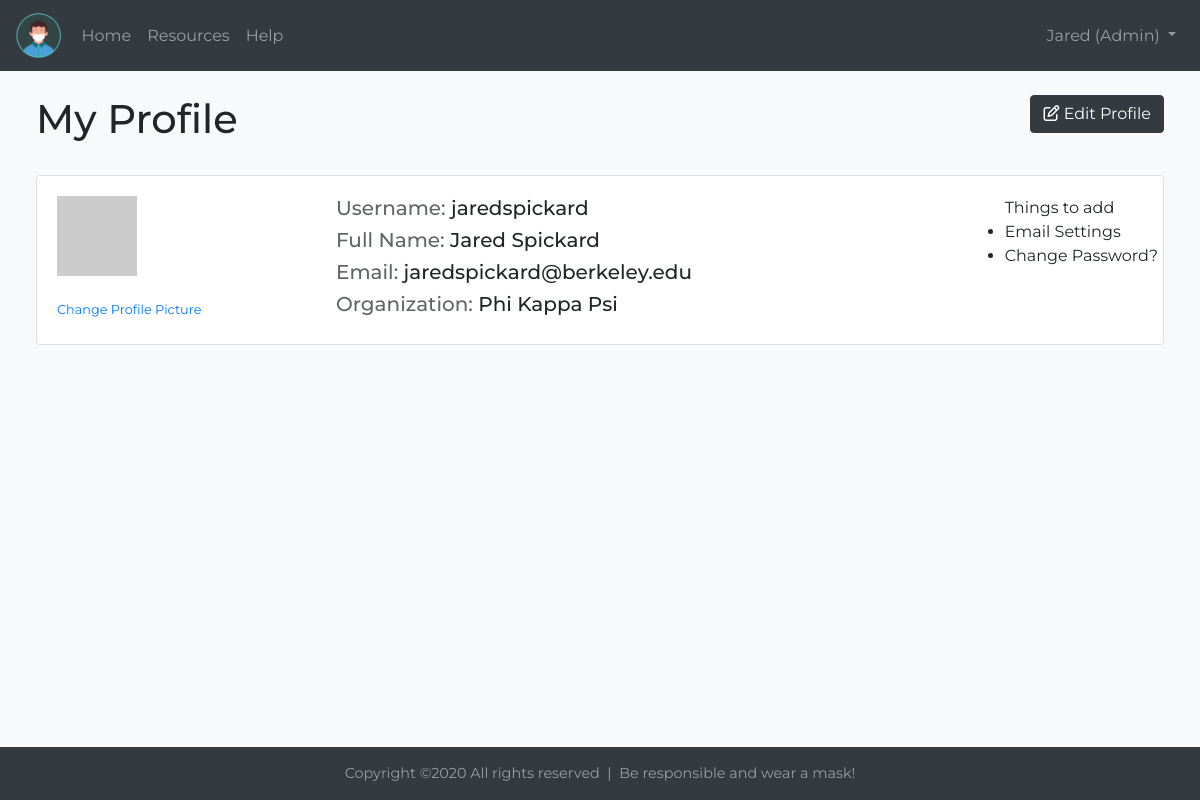
The app's page /profile (signed in) with its own data.
### main.py (models this page shows, shortened)
class User(UserMixin, db.Model):
    id = db.Column(db.Integer, primary_key=True)
    organization = db.Column(db.String(64), index=True) # phi kappa psi, delta gamma, etc
    is_admin = db.Column(db.Boolean, index=True, default=False) # boolean representing whether they're an admin
    username = db.Column(db.String(64), index=True, unique=True)
    first_name = db.Column(db.String(64), index=True)
    last_name = db.Column(db.String(64), index=True)
    email = db.Column(db.String(120), index=True, unique=True)
    password_hash = db.Column(db.String(128))
    is_verified = db.Column(db.Boolean()) # plan to delete this when I switch to Postgres
    covid_tests = db.relationship('CovidTest', backref='user', lazy='dynamic') # declares a one to many relationship between users and covid tests
    def avatar(self, size):
        digest = md5(self.email.lower().encode('utf-8')).hexdigest()
        return 'https://www.gravatar.com/avatar/{}?d=identicon&s={}'.format(digest, size)

### main.py (the view)
@app.route('/profile', methods=['GET', 'POST'])
@login_required
def profile():
    form = EditProfileForm()
    if form.validate_on_submit():
        user = User.query.filter_by(id=current_user.id).first()
        user.username = form.username.data
        user.email = form.email.data
        user.first_name = form.first_name.data
        user.last_name = form.last_name.data
        db.session.commit()
        flash('Your profile has been updated.')
        return redirect(url_for('profile'))
    elif request.method == 'GET': # else if its a get request...
        form.username.data = current_user.username
        form.email.data = current_user.email
        form.first_name.data = current_user.first_name
        form.last_name.data = current_user.last_name
    return render_template('profile.html', title='My Profile', form=form)

### main.py (called while the page is built)
@login.user_loader
def load_user(id):
    return User.query.get(int(id))

### templates/profile.html (shortened to what this page needs)
{% extends "base.html" %}
{% block content %}
<br>
<div class="page-content mx-auto">
    <div class="row mb-4">
        <div class="col" style="text-align:left">
            <h1>My Profile</h1>
        </div>
        <div class="col" style="text-align:right">
            <button type="button" class="btn btn-dark btn-icon my-auto" data-toggle="modal" data-target="#editProfileModal">
                <span class="btn-inner--icon"><i class="far fa-edit"></i></span>
                <span class="btn-inner--text">Edit Profile</span>
            </button>
        </div>
    </div>
    <div class="card">
        <div class="card-body mb-0">
            <div class="row">
                <div class="col col-lg-3 col-md-3 col-sm-3 col-12">
                    <img src="{{ current_user.avatar(128) }}"><br><br>
                    <a href="https://en.gravatar.com"><small>Change Profile Picture</small></a>
                </div>
                <div class="col" style="text-align:left">
                    <h5><span style="opacity: 0.7;"> Username: </span>{{ current_user.username }}</h5>
                    <h5><span style="opacity: 0.7;"> Full Name: </span>{{ current_user.first_name }} {{ current_user.last_name }}</h5>
                    <h5><span style="opacity: 0.7;"> Email: </span>{{ current_user.email }}</h5>
                    <h5><span style="opacity: 0.7;"> Organization: </span>{{ current_user.organization }}</h5>
                </div>
                <ul> Things to add
                    <li>Email Settings</li>
                    <li>Change Password?</li>
                </ul>
            </div>
        </div>
    </div>
</div>
<br>
{% endblock %}

### templates/base.html (shortened to what this page needs)
<html>
<head>
    <link rel="stylesheet" href="https://stackpath.bootstrapcdn.com/bootstrap/4.5.0/css/bootstrap.min.css">
    <link rel="stylesheet" href="{{ url_for('static', filename='css/style.css') }}" type="text/css">
</head>
<body style="font-family:Montserrat; text-align:center" class="bg-light">
    <div class="accomodate-footer">
    <nav class="navbar navbar-expand-lg navbar-dark bg-dark">
        <a class="navbar-brand" href="{{ url_for('index') }}" style="margin:0rem">
            <img style="max-width: 45px;" src="{{ url_for('static', filename='images/mask.png') }}">
        </a>
        <div class="collapse navbar-collapse" id="navbarSupportedContent">
            {% if current_user.is_anonymous %}
            <h3 class="mb-0" style="color: rgba(255,255,255,.7)">COVID 19 Testing Tracker</h3>
            {% else %}
            <ul class="navbar-nav mr-auto" style="text-align: center;">
                <li id="homeOption" class="nav-item">
                    <a class="nav-link" href="{{ url_for('index') }}">Home</a>
                </li>
                <li id="leaderboardOption" class="nav-item">
                    <a class="nav-link" href="{{ url_for('resources') }}">Resources</a>
                </li>
                <li id="leaderboardOption" class="nav-item">
                    <a class="nav-link" href="{{ url_for('help') }}">Help</a>
                </li>
            </ul>
            {% endif %}
            <ul class="navbar-nav ml-auto" style="text-align: center;">
                <li id="navbarProfile" class="nav-item">
                    {% if current_user.is_anonymous %}
                    <a class="nav-link" href="{{ url_for('login') }}">Login</a>
                    {% else %}
                    <a class="nav-link dropdown-toggle" href="#" id="navbarDropdownMenuLink" role="button" data-toggle="dropdown" aria-haspopup="true" aria-expanded="false">
                        {{ current_user.first_name }} {% if current_user.is_admin %}(Admin){% endif %}
                    </a>
                    {% endif %}
                </li>
            </ul>
        </div>
    </nav>
    {% block content %}{% endblock %}
    </div>
    <div class="bg-dark footer footer-bottom" style="color: rgba(255,255,255,.5);">
        <div class="row">
            <div class="col" style="text-align: center;">
                <p style="font-size: 0.9rem; margin-top:1rem;">Copyright &copy;2020 All rights reserved &nbsp;|&nbsp; Be responsible and wear a mask! </a></p>
            </div>
        </div>
    </div>
</body>
</html>

### static/css/style.css (style rules this page uses)
.page-content { width: 94%; max-width: 1200px; text-align: left; }
li::marker { display: none; }
.accomodate-footer { min-height: 100%; margin-bottom: -53px; }
.accomodate-footer:after { height: 53px; content: ""; display: block; }
.footer-bottom { width:100%; height:53px; }

### records on screen
User: first_name "Jared", username "jaredspickard", last_name "Spickard", email "jaredspickard@berkeley.edu", organization "Phi Kappa Psi"
